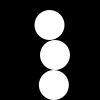
Frame 1 (no input)
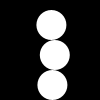
Frame 60 (the mouse pressed at the canvas centre just before this capture)
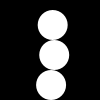
Frame 120 (the mouse held since frame 60 and released just before this capture)

The Processing sketch that drew these frames (run headless with seeded random() and noise(); from frame 60 on, the mouse is pressed at the canvas centre):

// Processing sketch: _03
// ── _03.pde
float angle = 0.0;
float speed = 0.1;

void setup() {
  size(100, 100);
  noStroke();
  smooth();
}

void draw() {
  background(0);
  angle = angle + speed;
  ellipse(50 + (sin(angle + PI) * 5), 25, 30, 30);
  ellipse(50 + (sin(angle + HALF_PI) * 5), 55, 30, 30);
  ellipse(50 + (sin(angle + QUARTER_PI) * 5), 85, 30, 30);
}
